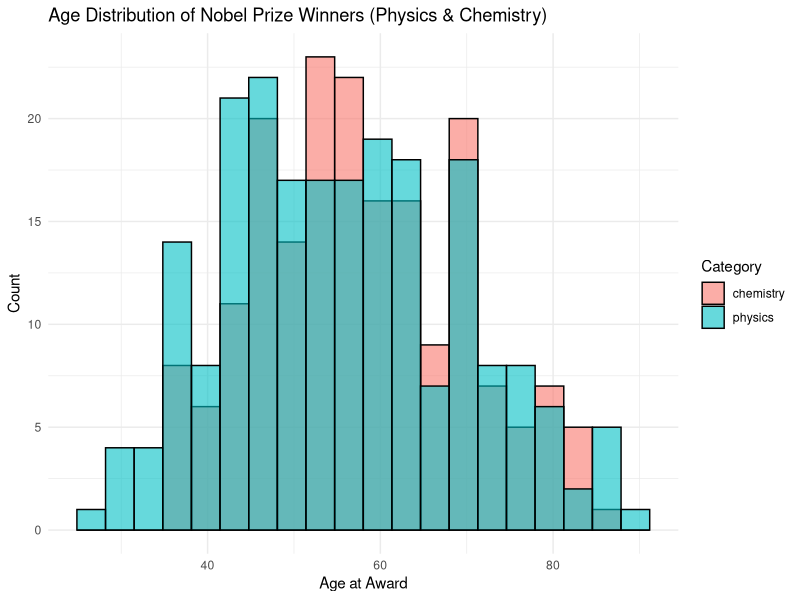

The R source for this figure:
# Load libraries
library(dplyr)
library(ggplot2)
library(readr)
library(lubridate)

# Import dataset (make sure the CSV is in your working directory)
nobel <- read_csv("nobel_prize_by_winner.csv")

# Parse born and died dates (robust)
nobel <- nobel %>%
  mutate(
    born_date = suppressWarnings(parse_date_time(born, orders = "mdy")),
    died_date = suppressWarnings(parse_date_time(died, orders = "mdy"))
  )

# Clean dataset: keep Physics & Chemistry, valid birth dates, and create age at award
nobel_clean <- nobel %>%
  filter(category %in% c("physics", "chemistry")) %>%
  filter(!is.na(born_date)) %>%
  mutate(
    fullname = paste(firstname, surname),
    age_at_award = year - year(born_date)
  ) %>%
  select(fullname, category, age_at_award, year, gender, bornCountry)

# Histogram: Age distribution for Physics & Chemistry
ggplot(nobel_clean, aes(x = age_at_award, fill = category)) +
  geom_histogram(color = "black", bins = 20, alpha = 0.6, position = "identity") +
  labs(
    title = "Age Distribution of Nobel Prize Winners (Physics & Chemistry)",
    x = "Age at Award",
    y = "Count",
    fill = "Category"
  ) +
  theme_minimal()

# Summary statistics by category of subject 
summary_by_category <- nobel_clean %>%
  group_by(category) %>%
  summarise(
    count = n(),
    mean_age = mean(age_at_award, na.rm = TRUE),
    median_age = median(age_at_award, na.rm = TRUE),
    sd_age = sd(age_at_award, na.rm = TRUE)
  )

print(summary_by_category)

# t-test: compare ages between Physics and Chemistry
t_test_result <- t.test(
  age_at_award ~ category,
  data = nobel_clean,
  alternative = "two.sided"
)

print(t_test_result)
